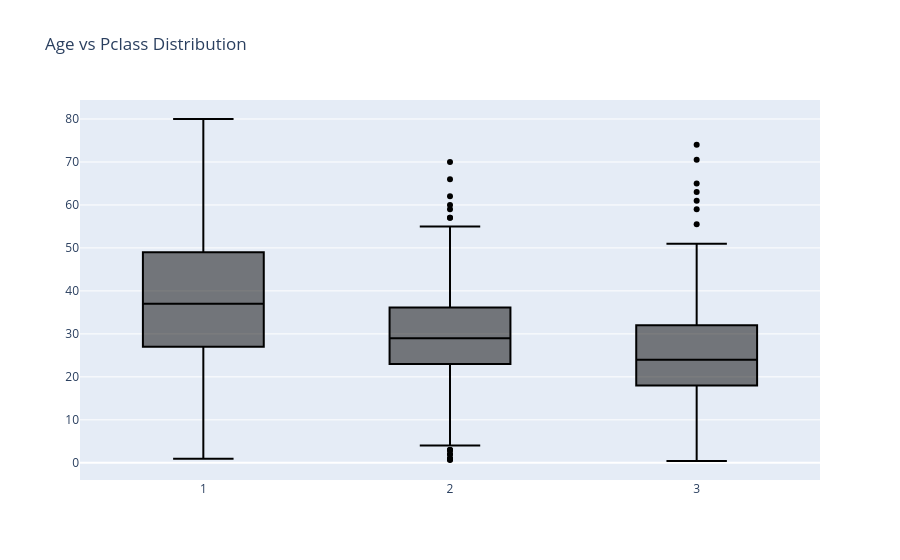

The notebook cell saved with this chart:
### Code cell
trace = go.Box(x = data['Pclass'],y = data['Age'],marker = {'color':'black'})
layout = go.Layout(title = "Age vs Pclass Distribution")
#combining trace and layout
fig = go.Figure(data = trace,layout = layout)
fig.show()

### Figure 1 — Plotly figure (JSON) as saved in the notebook; plotly's stock layout.template omitted (floating-point values rounded to 4 significant figures; data arrays with more than 128 entries replaced by an {"elided": "..."} marker saying what was removed)
{"data": [{"marker": {"color": "black"}, "type": "box", "x": {"elided": "891 int values"}, "y": {"elided": "891 float values"}}], "layout": {"title": {"text": "Age vs Pclass Distribution"}}}
